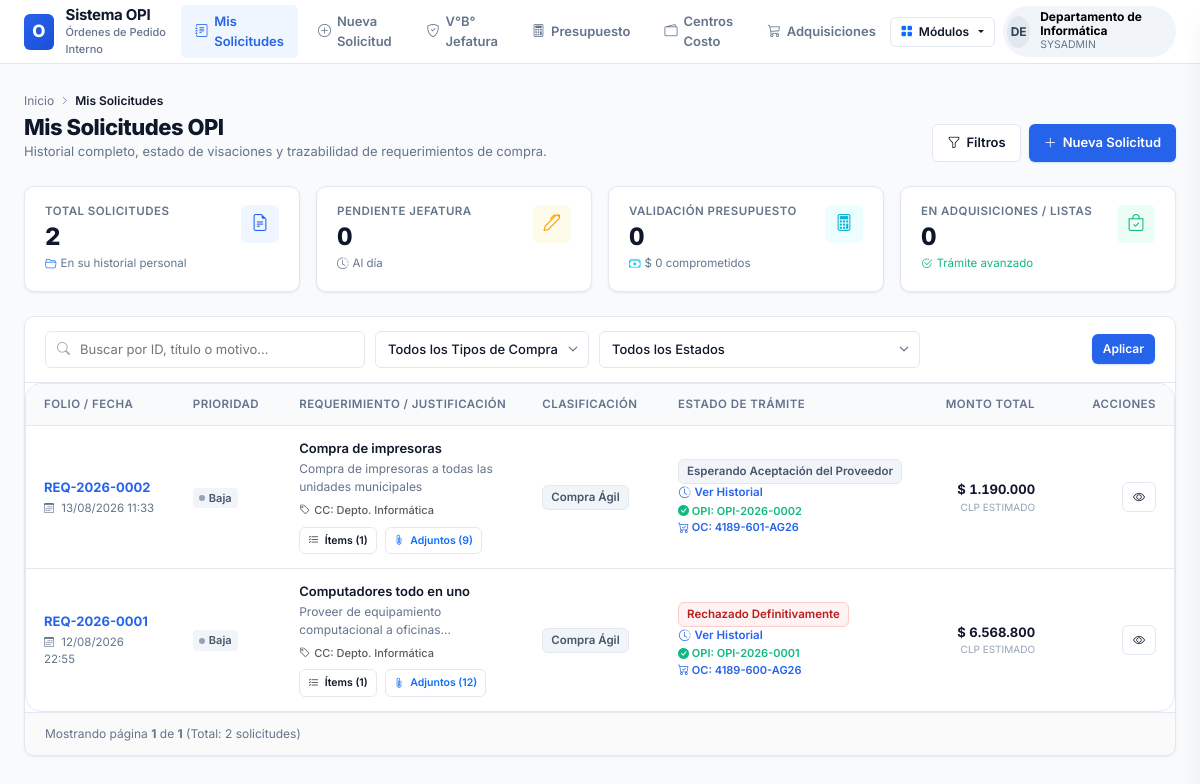
Page /mis_solicitudes.php (signed in) on the committed database.
### tables this page shows
CREATE TABLE `expedientes` (
  `id` int NOT NULL AUTO_INCREMENT,
  `codigo_interno` varchar(50) NOT NULL,
  `titulo_compra` varchar(255) NOT NULL DEFAULT 'Sin Título',
  `folio_opi` varchar(50) DEFAULT NULL,
  `usuario_creador_id` int NOT NULL,
  `unidad_origen_id` int NOT NULL,
  `centro_costo_id` int NOT NULL,
  `tipo_compra_id` int NOT NULL,
  `prioridad_id` int NOT NULL,
  `cuenta_presupuestaria_id` int DEFAULT NULL,
  `cuenta_maestra_id` int DEFAULT NULL,
  `area_gestion_id` int DEFAULT NULL,
  `rango_utm_id` int DEFAULT NULL,
  `proveedor_adjudicado_id` int DEFAULT NULL,
  `id_contrato_suministro` varchar(100) DEFAULT NULL,
  `id_compra_agil` varchar(50) DEFAULT NULL,
  `id_licitacion` varchar(100) DEFAULT NULL,
  `orden_compra_numero` varchar(100) DEFAULT NULL,
  `decreto_alcaldicio_numero` varchar(100) DEFAULT NULL,
  `conv_marco_oc` varchar(100) DEFAULT NULL,
  `monto_estimado` decimal(15,2) NOT NULL DEFAULT '0.00',
  `monto_definitivo` decimal(15,2) DEFAULT NULL,
  `tipo_impuesto` enum('NETO','IVA_INCLUIDO','EXENTO') DEFAULT 'NETO',
  `motivo_compra` text NOT NULL,
  `estado_actual` varchar(50) NOT NULL DEFAULT 'BORRADOR',
  `observacion_cierre` text,
  `created_at` timestamp NULL DEFAULT CURRENT_TIMESTAMP,
  `updated_at` timestamp NULL DEFAULT CURRENT_TIMESTAMP ON UPDATE CURRENT_TIMESTAMP,
  `fecha_visa_presupuesto` datetime DEFAULT NULL,
  `fecha_adjudicacion` datetime DEFAULT NULL,
  `fecha_aprobacion_opi` datetime DEFAULT NULL,
  `fecha_cierre` datetime DEFAULT NULL,
  `num_certificado_oficial` varchar(20) DEFAULT NULL,
  `id_entidad_gobierno` varchar(50) DEFAULT 'ID PE-MUN-00335',
  `plan_compras_proyecto` varchar(100) DEFAULT NULL,
  `plan_compras_item` int DEFAULT NULL,
  PRIMARY KEY (`id`),
  UNIQUE KEY `uk_expedientes_codigo` (`codigo_interno`),
  KEY `fk_exp_usuario` (`usuario_creador_id`),
  KEY `fk_exp_unidad` (`unidad_origen_id`),
  KEY `fk_exp_tipo` (`tipo_compra_id`),
  KEY `fk_exp_prioridad` (`prioridad_id`),
  KEY `fk_exp_cc` (`centro_costo_id`),
  KEY `fk_exp_cm` (`cuenta_maestra_id`),
  KEY `fk_exp_ag` (`area_gestion_id`),
  KEY `fk_exp_prov` (`proveedor_adjudicado_id`),
  KEY `fk_exp_estado` (`estado_actual`),
  CONSTRAINT `fk_exp_ag` FOREIGN KEY (`area_gestion_id`) REFERENCES `areas_gestion` (`id`) ON DELETE RESTRICT,
  CONSTRAINT `fk_exp_cc` FOREIGN KEY (`centro_costo_id`) REFERENCES `centros_costo` (`id`) ON DELETE RESTRICT,
  CONSTRAINT `fk_exp_cm` FOREIGN KEY (`cuenta_maestra_id`) REFERENCES `cuentas_maestras` (`id`) ON DELETE RESTRICT,
  CONSTRAINT `fk_exp_estado` FOREIGN KEY (`estado_actual`) REFERENCES `estados_tramite` (`codigo`) ON DELETE RESTRICT,
  CONSTRAINT `fk_exp_prioridad` FOREIGN KEY (`prioridad_id`) REFERENCES `prioridades` (`id`) ON DELETE RESTRICT,
  CONSTRAINT `fk_exp_prov` FOREIGN KEY (`proveedor_adjudicado_id`) REFERENCES `proveedores` (`id`) ON DELETE SET NULL,
  CONSTRAINT `fk_exp_tipo` FOREIGN KEY (`tipo_compra_id`) REFERENCES `tipos_compra` (`id`) ON DELETE RESTRICT,
  CONSTRAINT `fk_exp_unidad` FOREIGN KEY (`unidad_origen_id`) REFERENCES `unidades` (`id`) ON DELETE RESTRICT,
  CONSTRAINT `fk_exp_usuario` FOREIGN KEY (`usuario_creador_id`) REFERENCES `usuarios` (`id`) ON DELETE RESTRICT
);

CREATE TABLE `prioridades` (
  `id` int NOT NULL AUTO_INCREMENT,
  `codigo` varchar(20) NOT NULL,
  `nombre` varchar(50) NOT NULL,
  `clase_css` varchar(100) DEFAULT NULL,
  `activo` tinyint(1) DEFAULT '1',
  PRIMARY KEY (`id`)
);

CREATE TABLE `centros_costo` (
  `id` int NOT NULL AUTO_INCREMENT,
  `codigo_cuenta` varchar(50) NOT NULL,
  `nombre` varchar(150) NOT NULL,
  `anio_fiscal` int NOT NULL DEFAULT 2026,
  `activo` tinyint(1) DEFAULT '1',
  PRIMARY KEY (`id`)
);

CREATE TABLE `tipos_compra` (
  `id` int NOT NULL AUTO_INCREMENT,
  `codigo` varchar(50) NOT NULL,
  `nombre` varchar(150) NOT NULL,
  `limite_utm` decimal(10,2) DEFAULT NULL,
  `activo` tinyint(1) DEFAULT '1',
  `requiere_cotizacion` tinyint(1) DEFAULT '0',
  PRIMARY KEY (`id`)
);

CREATE TABLE `estados_tramite` (
  `codigo` varchar(50) NOT NULL,
  `nombre` varchar(100) NOT NULL,
  `rol_responsable` varchar(50) NOT NULL,
  `descripcion` varchar(255) DEFAULT NULL,
  PRIMARY KEY (`codigo`)
);

### mis_solicitudes.php (the view, shortened to what the rows shown need)
<?php
require_once __DIR__ . '/mis_solicitudes_controller.php';
?>
<!DOCTYPE html>
<html lang="es">
<head>
    <?php
    include __DIR__ . '/head.php';
    ?>
</head>
<body>
    <header class="saas-topbar">
        <a href="index.php" class="brand-box">
            <div class="brand-text">
                <h1>Sistema OPI</h1>
            </div>
        </a>
    </header>
    <main class="saas-container">
        <div class="page-header-row">
            <div class="page-title">
                <h2>Mis Solicitudes OPI</h2>
            </div>
        </div>
        <div class="saas-panel">
            <div class="table-responsive">
                <table class="saas-table">
                    <thead>
                        <tr>
                            <th style="width: 170px;">Folio / Fecha</th>
                            <th style="width: 110px;">Prioridad</th>
                            <th>Requerimiento / Justificación</th>
                            <th style="width: 140px;">Clasificación</th>
                            <th style="width: 200px;">Estado de Trámite</th>
                            <th style="width: 140px; text-align: right;">Monto Total</th>
                            <th style="width: 140px; text-align: right;">Acciones</th>
                        </tr>
                    </thead>
                    <tbody>
                        <?php if (count($mis_solicitudes) > 0): ?>
                            <?php foreach ($mis_solicitudes as $row):
                                $items_json = htmlspecialchars(json_encode($row['items_detalle']), ENT_QUOTES, 'UTF-8');
                                $row_json = htmlspecialchars(json_encode($row), ENT_QUOTES, 'UTF-8');
                                $prio_name = strtolower($row['prioridad_nombre'] ?? '');
                                $is_alta = strpos($prio_name, 'alta') !== false || strpos($prio_name, 'urgente') !== false;
                            ?>
                            <tr>
                                <td>
                                    <button type="button" class="saas-code-btn" onclick="abrirDrawerDetalle(<?= $row_json ?>)">
                                        <?= htmlspecialchars($row['codigo_interno']) ?>
                                    </button>
                                    <div style="font-size: 11.5px; color: var(--text-muted); margin-top: 2px;">
                                        <i class="bi bi-calendar3 me-1" style="font-size: 10px;"></i>
                                        <?= date('d/m/Y H:i', strtotime($row['created_at'])) ?>
                                    </div>
                                </td>
                                <td>
                                    <span class="priority-indicator" style="background: <?= $is_alta ? '#fef2f2' : '#f1f5f9' ?>; color: <?= $is_alta ? '#dc2626' : '#475569' ?>;">
                                        <span class="prio-dot" style="background: <?= $is_alta ? '#ef4444' : '#94a3b8' ?>;"></span>
                                        <?= htmlspecialchars($row['prioridad_nombre']) ?>
                                    </span>
                                </td>
                                <td>
                                    <div style="font-weight: 600; color: var(--text-main); line-height: 1.35; margin-bottom: 2px;">
                                        <?= htmlspecialchars($row['titulo_compra'] ?? 'Sin Título') ?>
                                    </div>
                                    <div style="font-size: 12px; color: var(--text-muted); margin-bottom: 6px; display: -webkit-box; -webkit-line-clamp: 2; -webkit-box-orient: vertical; overflow: hidden;">
                                        <?= htmlspecialchars($row['motivo_compra']) ?>
                                    </div>
                                    <div class="d-flex align-items-center gap-2 flex-wrap" style="font-size: 11px;">
                                        <span class="text-muted" style="font-weight: 500;">
                                            <i class="bi bi-tag me-1"></i>CC: <?= htmlspecialchars($row['cc_nombre']) ?>
                                        </span>
                                        <button type="button" onclick="abrirModalVerItems(<?= $items_json ?>, '<?= htmlspecialchars($row['codigo_interno']) ?>')" class="btn-saas btn-saas-secondary btn-saas-sm py-0.5 px-2" style="font-size: 10.5px;">
                                            <i class="bi bi-list-check"></i> Ítems (<?= count($row['items_detalle']) ?>)
                                        </button>
                                        <?php if($row['docs_adjuntos']):
                                            $docs_array = explode('||', $row['docs_adjuntos']);
                                            $docs_count = count($docs_array);
                                            $docs_json = htmlspecialchars(json_encode($docs_array), ENT_QUOTES, 'UTF-8');
                                        ?>
                                            <button type="button" onclick="abrirModalAdjuntos(<?= $docs_json ?>, '<?= htmlspecialchars($row['codigo_interno']) ?>', <?= $row['id'] ?>)" class="btn-saas btn-saas-secondary btn-saas-sm py-0.5 px-2 text-primary" style="font-size: 10.5px;">
                                                <i class="bi bi-paperclip"></i> Adjuntos (<?= $docs_count ?>)
                                            </button>
                                        <?php endif; ?>
                                    </div>
                                </td>
                                <td>
                                    <span class="saas-badge saas-badge-neutral">
                                        <?= htmlspecialchars($row['tipo_nombre']) ?>
                                    </span>
                                </td>
                                <td>
                                    <?php
                                        $est_cod = $row['estado_actual'];
                                        $badge_type = 'saas-badge-neutral';
                                        if (in_array($est_cod, ['FINALIZADO', 'ADJUDICADO'])) $badge_type = 'saas-badge-success';
                                        elseif (in_array($est_cod, ['EN_COTIZACION_ADQ', 'EN_GESTION_ADQUISICIONES', 'VB_PRESUPUESTO'])) $badge_type = 'saas-badge-info';
                                        elseif (in_array($est_cod, ['EN_EVALUACION_OFERTAS', 'EN_REVISION_JEFATURA'])) $badge_type = 'saas-badge-warning';
                                        elseif (in_array($est_cod, ['RECHAZADO', 'ANULADO', 'EN_CORRECCION'])) $badge_type = 'saas-badge-danger';
                                    ?>
                                    <span class="saas-badge <?= $badge_type ?>">
                                        <?= htmlspecialchars($row['estado_nombre']) ?>
                                    </span>
                                    <div class="mt-1.5">
                                        <button type="button" onclick="verTrazabilidad(<?= (int)$row['id'] ?>)" class="btn btn-link p-0 text-decoration-none d-flex align-items-center gap-1" style="font-size: 11.5px; color: var(--primary);">
                                            <i class="bi bi-clock-history"></i> Ver Historial
                                        </button>
                                    </div>
                                    <?php if($row['folio_opi']): ?>
                                        <div style="font-size: 11px; color: var(--success); font-weight: 600; margin-top: 2px;">
                                            <i class="bi bi-check-circle-fill"></i> OPI: <?= htmlspecialchars($row['folio_opi']) ?>
                                        </div>
                                    <?php endif; ?>
                                    <?php if($row['orden_compra_numero']): ?>
                                        <div style="font-size: 11px; color: var(--primary); font-weight: 600;">
                                            <i class="bi bi-cart-check"></i> OC: <?= htmlspecialchars($row['orden_compra_numero']) ?>
                                        </div>
                                    <?php endif; ?>
                                </td>
                                <td style="text-align: right;">
                                    <div class="price-text">
                                        <?= money($row['monto_definitivo'] ?? $row['monto_estimado']) ?>
                                    </div>
                                    <div style="font-size: 10px; color: var(--text-light); text-transform: uppercase;">CLP Estimado</div>
                                </td>
                                <td style="text-align: right;">
                                    <div class="d-flex align-items-center justify-content-end gap-1.5">
                                        <button type="button" class="btn-saas btn-saas-secondary btn-saas-sm" onclick="abrirDrawerDetalle(<?= $row_json ?>)" title="Ver Detalle Completo">
                                            <i class="bi bi-eye"></i>
                                        </button>
                                    </div>
                                </td>
                            </tr>
                            <?php endforeach; ?>
                        <?php endif; ?>
                    </tbody>
                </table>
            </div>
        </div>
    </main>
</body>
</html>

### rows in the picture
expedientes: codigo_interno "REQ-2026-0002", created_at "13/08/2026 11:33", prioridad.nombre "Baja", titulo_compra "Compra de impresoras", motivo_compra "Compra de impresoras a todas las unidades municipales", centro_costo.nombre "Depto. Informática", count($row['items_detalle']) "1", docs_count "9", tipo_compra.nombre "Compra Ágil", estado_actual.nombre "Esperando Aceptación del Proveedor", folio_opi "OPI-2026-0002", orden_compra_numero "4189-601-AG26", monto_definitivo "$ 1.190.000"
expedientes: codigo_interno "REQ-2026-0001", created_at "12/08/2026 22:55", prioridad.nombre "Baja", titulo_compra "Computadores todo en uno", motivo_compra "Proveer de equipamiento computacional a…", centro_costo.nombre "Depto. Informática", count($row['items_detalle']) "1", docs_count "12", tipo_compra.nombre "Compra Ágil", estado_actual.nombre "Rechazado Definitivamente", folio_opi "OPI-2026-0001", orden_compra_numero "4189-600-AG26", monto_definitivo "$ 6.568.800"

### other values in the picture
substr($user_name, 0, 2) "DE"
$user_name "Departamento de Informática"
$user_rol ?: 'Usuario' "SYSADMIN"
$kpi_total_user "2"
$kpi_pend_user "0"
$kpi_pres_count "0"
money($kpi_pres_monto) "$ 0"
$kpi_adq_user "0"
$page "1"
max(1, $total_pages ?? 1) "1"
$total_records "2"
